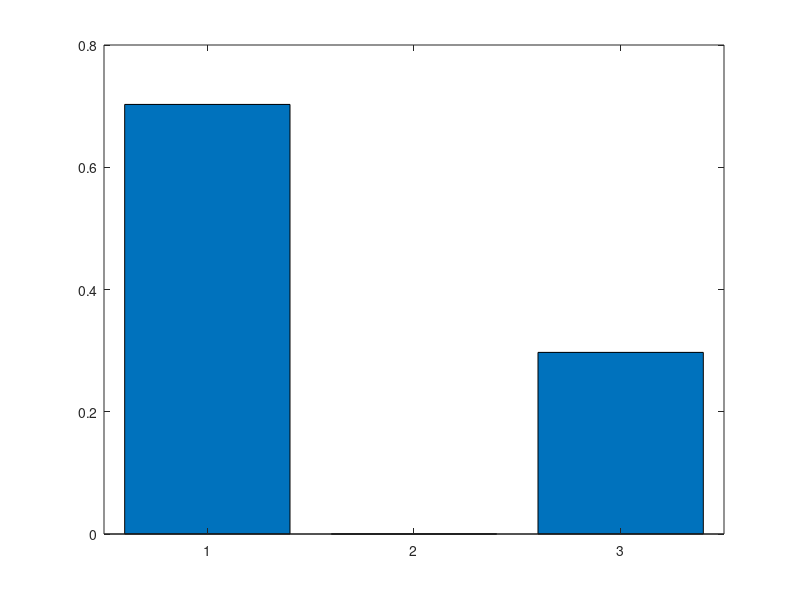

Recreate this plot in MATLAB.
clear;
clc;

t_max = 1000;

mu_0 = [1/3 1/3 1/3]';
mu = mu_0;
n_states = length(mu);

mu_temp = zeros(n_states,1);

v = [1 1.1 0.9]';

for t = 1:t_max
    x = 1 + randn;
    for n = 1:n_states
        mu_temp(n) = mu(n)*exp( -( x - v(n) )^2 / 2 ) / sum(mu.*exp( -( x*ones(n_states,1) - v ).^2 / 2 ));
    end
    mu = mu_temp; 
    % bar(mu); hold on;
end

bar(mu);